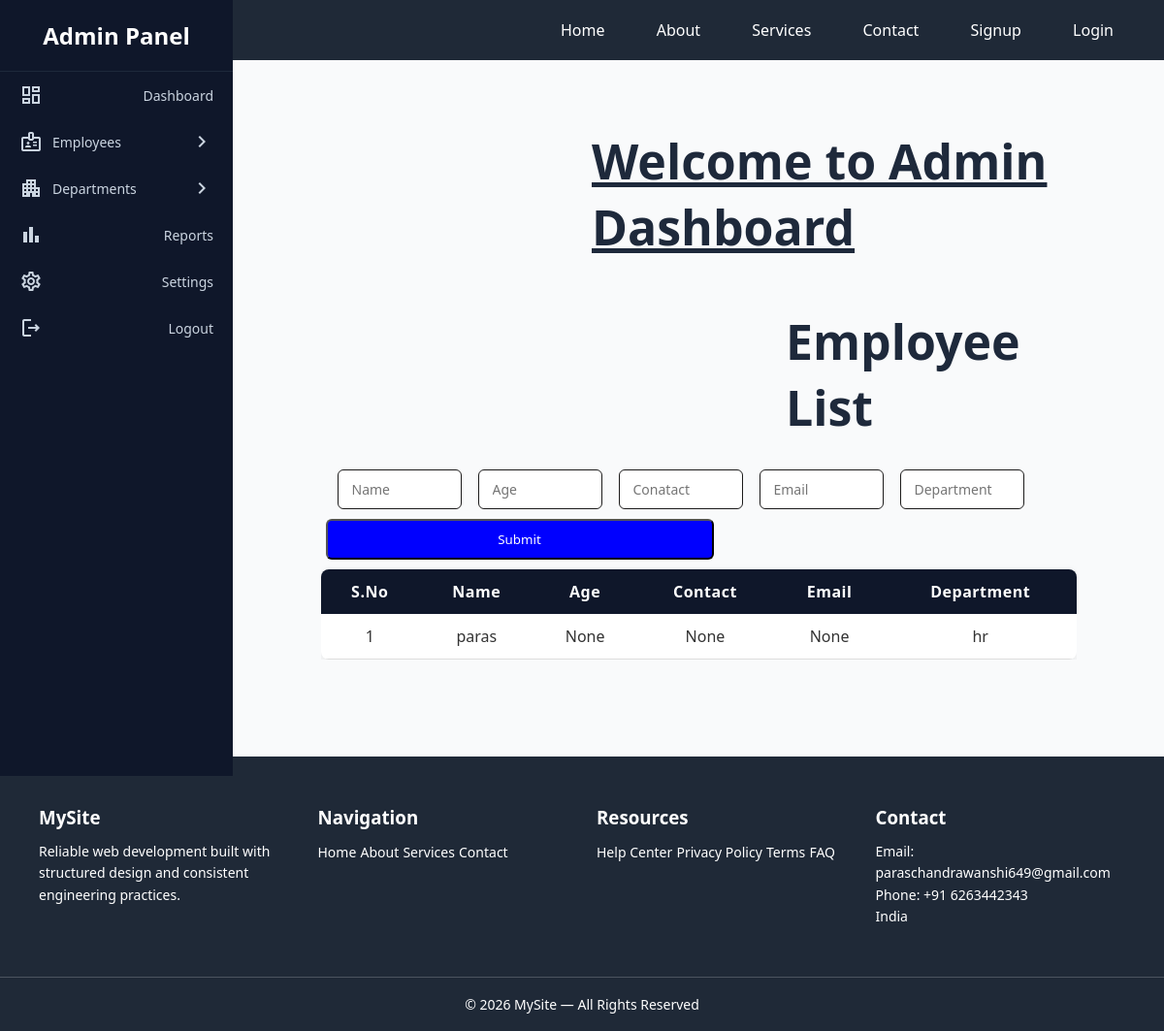
The app's page /employee_list, older data.
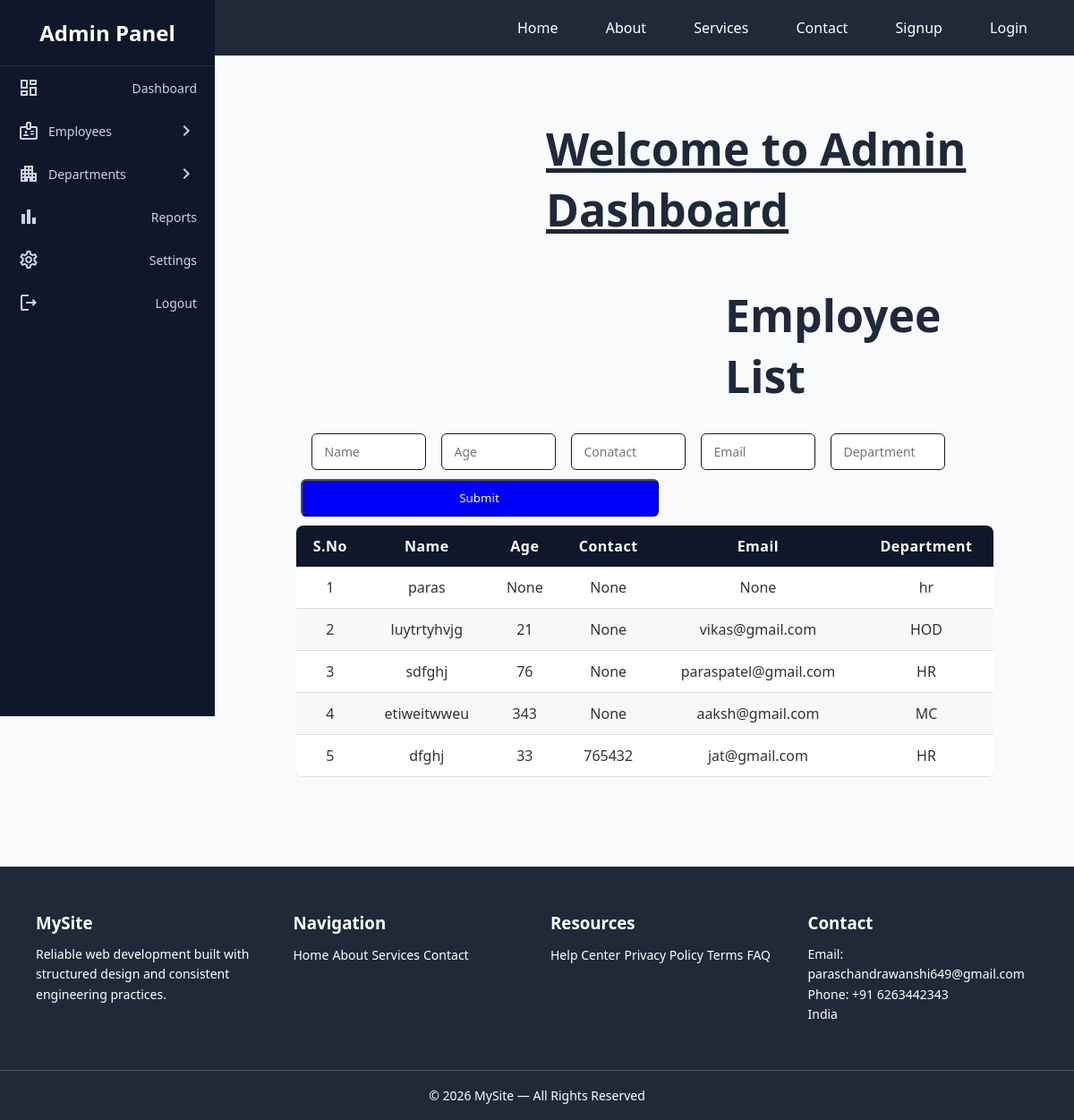
The same page, newer data.
### app/models.py (models this page shows)
class emp(models.Model):
    n=models.CharField(max_length=50)
    a=models.IntegerField(null=True)
    c=models.IntegerField(null=True)
    e=models.EmailField(null=True)
    d=models.CharField(max_length=50)

### app/views.py (the view)
# urls.py: path('employee_list',views.employee_list,name='employee_list'),
def employee_list(req):
    data=emp.objects.all()
    return render(req,'admindashboard.html',{'employee_list':True,'data':data})

### app/templates/admindashboard.html (shortened to what this page needs)
{% extends "base.html" %}
{% block content %}
<div class="sidebar">
    <h2>Admin Panel</h2>
    <a href="#">
        <span class="material-icons-outlined">dashboard</span>
        Dashboard
    </a>
    <label for="emp">
        <div style="display:flex; align-items:center; gap:10px;">
            <span class="material-icons-outlined">badge</span>
            Employees
        </div>
        <span class="material-icons-outlined arrow">chevron_right</span>
    </label>
    <label for="dept">
        <div style="display:flex; align-items:center; gap:10px;">
            <span class="material-icons-outlined">apartment</span>
            Departments
        </div>
        <span class="material-icons-outlined arrow">chevron_right</span>
    </label>
    <a href="#">
        <span class="material-icons-outlined">bar_chart</span>
        Reports
    </a>
    <a href="#">
        <span class="material-icons-outlined">settings</span>
        Settings
    </a>
    <a href="{% url 'logout' %}">
        <span class="material-icons-outlined">logout</span>
        Logout
    </a>
</div>
<div class="admin-content">
    <h1><u>Welcome to Admin Dashboard </u></h1>
{% if add_empolyee %}
    <h1 class="he">Add Employee</h1>
        <form action="{% url 'add_e' %}" method='POST'>
            {% csrf_token %}
            <div class="group_l">
                <label for=""> Full Name :-</label>
                <input type="text" name="name">
            </div>
            <div class="group_l">
                <label for="">Age :-</label>
                <input type="text" name="age">
            </div>
            <div class="group_l">
                <label for="">Contact :-</label>
                <input type="text" name="contact">
            </div>
            <div class="group_l">
                <label for="">Email :-</label>
                <input type="text" name="email">
            </div>
            <div class="group_l">
                <label for="">Department :-</label>
                <select name="department">
                    <option>HR</option>
                    <option>AC</option>
                    <option>MC</option>
                    <option>HOD</option>
                    <option>DC</option>
                </select>
            </div>
                <button class="btn-submit" type="submit">Add Employee</button>
        </form>
{% elif employee_list %}
        <h1 class="he">Employee List </h1>
<div class="table-container">
    <table class="employee-table">
        <form action="{% url 'search2' %}" method="POST" class="frmm">
                    <input type="text" name="name" placeholder="Name" class="inn">
                    <input type="text" name="age" placeholder="Age" class="inn">
                    <input type="text" name="contact" placeholder="Conatact" class="inn">
                    <input type="text" name="email" placeholder="Email" class="inn">
                    <input type="text" name="department" placeholder="Department" class="inn">
                    <input type="submit"  class="btnn">
            </form>
        <thead>
            <tr>
                <th>S.No</th>
                <th>Name</th>
                <th>Age</th>
                <th>Contact</th>
                <th>Email</th>
                <th>Department</th>
            </tr>
        </thead>
        <tbody>
            {% for i in data %}
            <tr>
                <td>{{i.id}}</td>
                <td>{{i.n}}</td>
                <td>{{i.a}}</td>
                <td>{{i.c}}</td>
                <td>{{i.e}}</td>
                <td>{{i.d}}</td>
            </tr>
            {% endfor %}
        </tbody>
    </table>
</div>
{% endif %}
</div>
{% endblock %}

Row changes from the older to the newer data that the page shows:
added emp: id "2", n "luytrtyhvjg", a "21", c "None", e "vikas@gmail.com", d "HOD"
added emp: id "3", n "sdfghj", a "76", c "None", e "paraspatel@gmail.com", d "HR"
added emp: id "4", n "etiweitwweu", a "343", c "None", e "aaksh@gmail.com", d "MC"
added emp: id "5", n "dfghj", a "33", c "765432", e "jat@gmail.com", d "HR"
